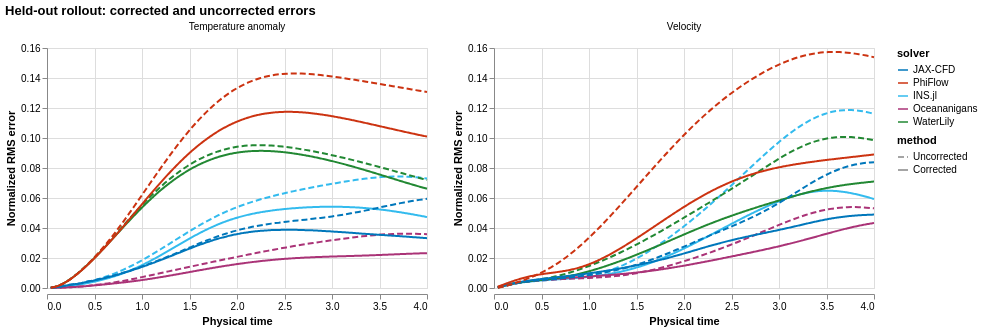

This figure's Vega-Lite source:
### Vega-Lite specification from a JSON file in a GitHub repository (floating-point values rounded to 4 significant figures; data arrays with more than 128 entries replaced by an {"elided": "..."} marker saying what was removed)
{"config": {"view": {"continuousWidth": 300, "continuousHeight": 300}}, "data": {"name": "data-b54ddaefae319a61be4d4d4dedcccba9"}, "facet": {"column": {"field": "field", "title": null, "type": "nominal"}}, "spec": {"mark": {"type": "line"}, "encoding": {"color": {"field": "solver", "scale": {"domain": ["JAX-CFD", "PhiFlow", "INS.jl", "Oceananigans", "WaterLily"], "range": ["#0077BB", "#CC3311", "#33BBEE", "#AA3377", "#228833"]}, "type": "nominal"}, "strokeDash": {"field": "method", "scale": {"domain": ["Uncorrected", "Corrected"], "range": [[6, 3], [1, 0]]}, "type": "nominal"}, "tooltip": [{"field": "solver", "type": "nominal"}, {"field": "method", "type": "nominal"}, {"field": "field", "type": "nominal"}, {"field": "time", "type": "quantitative"}, {"field": "error", "format": ".5g", "type": "quantitative"}], "x": {"field": "time", "title": "Physical time", "type": "quantitative"}, "y": {"field": "error", "scale": {"zero": true}, "title": "Normalized RMS error", "type": "quantitative"}}, "height": 240, "width": 380}, "resolve": {"scale": {"y": "independent"}}, "title": "Held-out rollout: corrected and uncorrected errors", "$schema": "https://vega.github.io/schema/vega-lite/v6.4.1.json", "datasets": {"data-b54ddaefae319a61be4d4d4dedcccba9": {"elided": "2000 records"}}, "usermeta": {"renderer": "svg"}}
